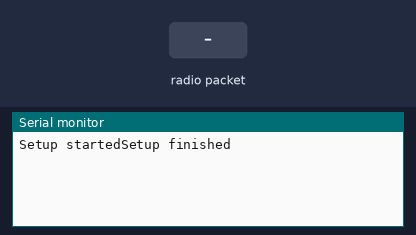
The sketch below on a simulated Arduino Uno, built with avr-gcc and run on an emulated ATmega328P. Parts: the last lines printed to the serial monitor. The test bench sets the inputs (shaded band). No radio packets arrive unless stated.

Above: at 1.2 s.
1.3 s: radio packet "1" arrives
At 2.4 s:
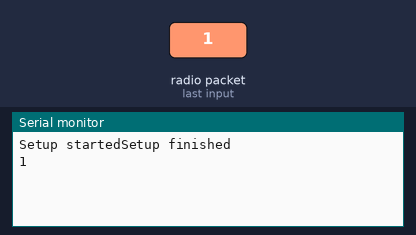
2.8 s: radio packet "0" arrives
At 3.6 s:
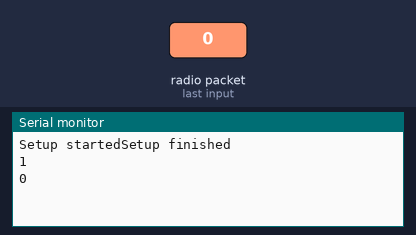
4.3 s: radio packet "2" arrives
At 4.7 s:
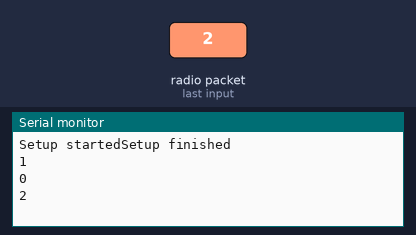

The sketch:

reciever.ino
```cpp
#include <Adafruit_NeoPixel.h>
#ifdef __AVR__
  #include <avr/power.h>
#endif

/*
* Arduino Wireless Communication Tutorial
*       Example 1 - Receiver Code
*
* by Dejan Nedelkovski, www.HowToMechatronics.com
*
* Library: TMRh20/RF24, https://github.com/tmrh20/RF24/
*/
#include <SPI.h>
#include <nRF24L01.h>
#include <RF24.h>

#define PIN 3
#define NUM_LEDS 228
#define BRIGHTNESS 100
Adafruit_NeoPixel strip = Adafruit_NeoPixel(NUM_LEDS, PIN, NEO_GRBW + NEO_KHZ800);


RF24 radio(7, 8); // CE, CSN
const byte address[6] = "00001";
const char but1_text[32] = "but_1_pressed";


void setup() {

  Serial.begin(9600);
  Serial.print("Setup started");
  radio.begin();
  radio.openReadingPipe(0, address);
  radio.setPALevel(RF24_PA_MIN);
  radio.startListening();
  Serial.println("Setup finished");


}
void loop() {
  if (radio.available()) {
    char text[32] = "";
    radio.read(&text, sizeof(text));
      if(but1_text ==  text){
        Serial.println("Action follows now");
      }
      Serial.println(text);
  }
}
```

Measured:
- after the input at 1.3 s, the serial monitor: prints a new line at once (image 1)
- after the input at 2.8 s, the serial monitor: prints a new line at once (image 2)
- after the input at 4.3 s, the serial monitor: prints a new line at once (image 3)
